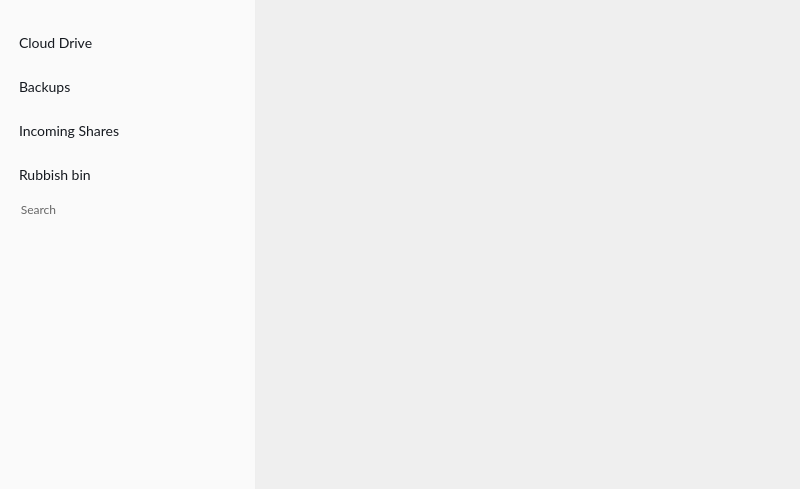
<?xml version="1.0" encoding="UTF-8"?>
<ui version="4.0">
 <class>NodeSelector</class>
 <widget class="QDialog" name="NodeSelector">
  <property name="windowModality">
   <enum>Qt::NonModal</enum>
  </property>
  <property name="geometry">
   <rect>
    <x>0</x>
    <y>0</y>
    <width>800</width>
    <height>489</height>
   </rect>
  </property>
  <property name="minimumSize">
   <size>
    <width>600</width>
    <height>300</height>
   </size>
  </property>
  <property name="windowTitle">
   <string>Select a MEGA folder</string>
  </property>
  <property name="autoFillBackground">
   <bool>false</bool>
  </property>
  <property name="styleSheet">
   <string notr="true">QGroupBox, QPushButton
{
background-color: transparent;
}

#cbAlwaysUploadToLocation
{
    spacing: 10px;
}

QWidget
{
font-size: 11px;
}

QScrollBar:horizontal {
height: 16px;
}

#TransferManager
{
    border-radius: 4px;
    border: 1px solid black;
}

*
{
    font-family: Lato;
}

#wLeftPaneNS
{
    background-color: #FAFAFA;
    border-right: 1px solid #EEEEEE;
}

#wRightPaneHeader, #sCurrentContent
{
    background-color: white;
}

#wStorage QFrame
{
    padding-right: 6px;
    padding-left: 6px;
}

#wSearchNS  QFrame
{
    padding-right: 6px;
    padding-left: 6px;
}

#wStorage QPushButton
{
    height: 34px;
}

#wSearchNS QPushButton
{
    height: 34px;
}

QGroupBox
{
    font-size: 12px;
    border: none;
}

QGroupBox::title
{
    font-family: Lato;
   color: #666666;
    padding-left: 10px;
}

#wStorage QPushButton
{
    font-size: 14px;
    color: #15191F;
    border: none;
    text-align: left;
    padding-right: 0px;
    padding-left: 0px;
    qProperty-iconSize: 24px;
}

#wSearchNS QPushButton
{
    font-size: 14px;
    color: #15191F;
    border: none;
    text-align: left;
    padding-left: -1px;
    padding-right: 0px;
    qProperty-iconSize: 24px;
}
 
#wLeftPaneNS QToolButton
{
  border: none;
}


</string>
  </property>
  <layout class="QHBoxLayout" name="horizontalLayout_15" stretch="0,1">
   <property name="spacing">
    <number>0</number>
   </property>
   <property name="leftMargin">
    <number>0</number>
   </property>
   <property name="topMargin">
    <number>0</number>
   </property>
   <property name="rightMargin">
    <number>0</number>
   </property>
   <property name="bottomMargin">
    <number>0</number>
   </property>
   <item>
    <widget class="QWidget" name="wLeftPaneNS" native="true">
     <property name="sizePolicy">
      <sizepolicy hsizetype="Fixed" vsizetype="Preferred">
       <horstretch>0</horstretch>
       <verstretch>0</verstretch>
      </sizepolicy>
     </property>
     <property name="minimumSize">
      <size>
       <width>256</width>
       <height>0</height>
      </size>
     </property>
     <property name="maximumSize">
      <size>
       <width>256</width>
       <height>16777215</height>
      </size>
     </property>
     <property name="styleSheet">
      <string notr="true">#wLeftPaneNS QFrame &gt; QLabel
{
    font-weight: bold;
    color: #999999;
    font-size: 10px;
	text-align: right;
    border-radius: 12px;
}

#wLeftPaneNS QFrame[itsOn=true] 
{
	border-radius: 4px;
    background: solid white;
}

#wLeftPaneNS QFrame[itsOn=true]  &gt; QLabel
{
    border: 1px solid #F5F5F5; 
    background-color: #FAFAFA;
    color: #333333;
}

#wLeftPaneNS QFrame[itsOn=false] 
{
	border-radius: none;
    background-color: transparent;
}

#wLeftPaneNS QFrame[itsOn=false]  &gt; QLabel
{
    border: 1px transparent #FAFAFA; 
    background: transparent;
}

#wLeftPaneNS QFrame
{
min-height:36px;
}

#wLeftPaneNS QPushbutton
{
min-height:36px;
}
</string>
     </property>
     <layout class="QVBoxLayout" name="verticalLayout">
      <property name="topMargin">
       <number>0</number>
      </property>
      <item>
       <widget class="QGroupBox" name="wStorage">
        <property name="title">
         <string/>
        </property>
        <layout class="QVBoxLayout" name="wSearchLayout_2">
         <property name="spacing">
          <number>8</number>
         </property>
         <property name="leftMargin">
          <number>4</number>
         </property>
         <property name="topMargin">
          <number>24</number>
         </property>
         <property name="rightMargin">
          <number>4</number>
         </property>
         <property name="bottomMargin">
          <number>4</number>
         </property>
         <item>
          <widget class="QFrame" name="fCloudDrive">
           <property name="minimumSize">
            <size>
             <width>0</width>
             <height>36</height>
            </size>
           </property>
           <property name="frameShape">
            <enum>QFrame::NoFrame</enum>
           </property>
           <property name="frameShadow">
            <enum>QFrame::Plain</enum>
           </property>
           <layout class="QHBoxLayout" name="horizontalLayout">
            <property name="leftMargin">
             <number>0</number>
            </property>
            <property name="topMargin">
             <number>0</number>
            </property>
            <property name="rightMargin">
             <number>0</number>
            </property>
            <property name="bottomMargin">
             <number>0</number>
            </property>
            <item>
             <widget class="QPushButton" name="bShowCloudDrive">
              <property name="sizePolicy">
               <sizepolicy hsizetype="Expanding" vsizetype="Fixed">
                <horstretch>0</horstretch>
                <verstretch>0</verstretch>
               </sizepolicy>
              </property>
              <property name="minimumSize">
               <size>
                <width>0</width>
                <height>36</height>
               </size>
              </property>
              <property name="maximumSize">
               <size>
                <width>16777215</width>
                <height>16777215</height>
               </size>
              </property>
              <property name="font">
               <font>
                <family>Lato</family>
                <pointsize>-1</pointsize>
                <bold>false</bold>
               </font>
              </property>
              <property name="cursor">
               <cursorShape>PointingHandCursor</cursorShape>
              </property>
              <property name="acceptDrops">
               <bool>true</bool>
              </property>
              <property name="text">
               <string>Cloud Drive</string>
              </property>
              <property name="icon">
               <iconset theme="cloud_ico" resource="../../../Resources_linux.qrc">
                <normaloff>:/images/node_selector/sidebar/cloud_ico_default.png</normaloff>:/images/node_selector/sidebar/cloud_ico_default.png</iconset>
              </property>
              <property name="checkable">
               <bool>true</bool>
              </property>
              <property name="autoExclusive">
               <bool>true</bool>
              </property>
              <property name="autoDefault">
               <bool>false</bool>
              </property>
              <property name="flat">
               <bool>false</bool>
              </property>
              <property name="default_icon" stdset="0">
               <string notr="true">qrc:/images/node_selector/sidebar/cloud_ico_default.png</string>
              </property>
              <property name="icon_spacing" stdset="0">
               <UInt>4</UInt>
              </property>
              <attribute name="buttonGroup">
               <string notr="true">buttonGroup</string>
              </attribute>
             </widget>
            </item>
           </layout>
          </widget>
         </item>
         <item>
          <widget class="QFrame" name="fBackups">
           <property name="minimumSize">
            <size>
             <width>0</width>
             <height>36</height>
            </size>
           </property>
           <property name="frameShape">
            <enum>QFrame::NoFrame</enum>
           </property>
           <property name="frameShadow">
            <enum>QFrame::Plain</enum>
           </property>
           <layout class="QHBoxLayout" name="horizontalLayout_2">
            <property name="leftMargin">
             <number>0</number>
            </property>
            <property name="topMargin">
             <number>0</number>
            </property>
            <property name="rightMargin">
             <number>0</number>
            </property>
            <property name="bottomMargin">
             <number>0</number>
            </property>
            <item>
             <widget class="QPushButton" name="bShowBackups">
              <property name="sizePolicy">
               <sizepolicy hsizetype="Expanding" vsizetype="Fixed">
                <horstretch>0</horstretch>
                <verstretch>0</verstretch>
               </sizepolicy>
              </property>
              <property name="minimumSize">
               <size>
                <width>0</width>
                <height>36</height>
               </size>
              </property>
              <property name="font">
               <font>
                <family>Lato</family>
                <pointsize>-1</pointsize>
                <bold>false</bold>
               </font>
              </property>
              <property name="cursor">
               <cursorShape>PointingHandCursor</cursorShape>
              </property>
              <property name="text">
               <string>Backups</string>
              </property>
              <property name="icon">
               <iconset theme="backups_ico" resource="../../../Resources_linux.qrc">
                <normaloff>:/images/node_selector/sidebar/backup_ico_default.png</normaloff>:/images/node_selector/sidebar/backup_ico_default.png</iconset>
              </property>
              <property name="checkable">
               <bool>true</bool>
              </property>
              <property name="autoExclusive">
               <bool>true</bool>
              </property>
              <property name="autoDefault">
               <bool>false</bool>
              </property>
              <property name="default_icon" stdset="0">
               <string notr="true">qrc:/images/node_selector/sidebar/backup_ico_default.png</string>
              </property>
              <property name="icon_spacing" stdset="0">
               <UInt>4</UInt>
              </property>
              <attribute name="buttonGroup">
               <string notr="true">buttonGroup</string>
              </attribute>
             </widget>
            </item>
           </layout>
          </widget>
         </item>
         <item>
          <widget class="QFrame" name="fIncomingShares">
           <property name="sizePolicy">
            <sizepolicy hsizetype="Preferred" vsizetype="Preferred">
             <horstretch>0</horstretch>
             <verstretch>0</verstretch>
            </sizepolicy>
           </property>
           <property name="minimumSize">
            <size>
             <width>0</width>
             <height>36</height>
            </size>
           </property>
           <property name="maximumSize">
            <size>
             <width>16777215</width>
             <height>16777215</height>
            </size>
           </property>
           <property name="frameShape">
            <enum>QFrame::NoFrame</enum>
           </property>
           <property name="frameShadow">
            <enum>QFrame::Plain</enum>
           </property>
           <layout class="QHBoxLayout" name="horizontalLayout_3">
            <property name="spacing">
             <number>3</number>
            </property>
            <property name="leftMargin">
             <number>0</number>
            </property>
            <property name="topMargin">
             <number>0</number>
            </property>
            <property name="rightMargin">
             <number>0</number>
            </property>
            <property name="bottomMargin">
             <number>0</number>
            </property>
            <item>
             <widget class="QPushButton" name="bShowIncomingShares">
              <property name="sizePolicy">
               <sizepolicy hsizetype="Expanding" vsizetype="Fixed">
                <horstretch>0</horstretch>
                <verstretch>0</verstretch>
               </sizepolicy>
              </property>
              <property name="minimumSize">
               <size>
                <width>0</width>
                <height>36</height>
               </size>
              </property>
              <property name="font">
               <font>
                <family>Lato</family>
                <pointsize>-1</pointsize>
                <bold>false</bold>
               </font>
              </property>
              <property name="cursor">
               <cursorShape>PointingHandCursor</cursorShape>
              </property>
              <property name="acceptDrops">
               <bool>true</bool>
              </property>
              <property name="text">
               <string>Incoming Shares</string>
              </property>
              <property name="icon">
               <iconset resource="../../../Resources_linux.qrc">
                <normaloff>:/images/node_selector/sidebar/folder-users_default.png</normaloff>:/images/node_selector/sidebar/folder-users_default.png</iconset>
              </property>
              <property name="checkable">
               <bool>true</bool>
              </property>
              <property name="autoExclusive">
               <bool>true</bool>
              </property>
              <property name="autoDefault">
               <bool>false</bool>
              </property>
              <property name="default_icon" stdset="0">
               <string notr="true">qrc:/images/node_selector/sidebar/folder-users_default.png</string>
              </property>
              <property name="icon_spacing" stdset="0">
               <UInt>4</UInt>
              </property>
              <attribute name="buttonGroup">
               <string notr="true">buttonGroup</string>
              </attribute>
             </widget>
            </item>
           </layout>
          </widget>
         </item>
         <item>
          <widget class="QFrame" name="fRubbish">
           <property name="sizePolicy">
            <sizepolicy hsizetype="Preferred" vsizetype="Preferred">
             <horstretch>0</horstretch>
             <verstretch>0</verstretch>
            </sizepolicy>
           </property>
           <layout class="QHBoxLayout" name="horizontalLayout_4">
            <property name="spacing">
             <number>3</number>
            </property>
            <property name="leftMargin">
             <number>0</number>
            </property>
            <property name="topMargin">
             <number>0</number>
            </property>
            <property name="rightMargin">
             <number>0</number>
            </property>
            <property name="bottomMargin">
             <number>0</number>
            </property>
            <item>
             <widget class="QPushButton" name="bRubbish">
              <property name="sizePolicy">
               <sizepolicy hsizetype="MinimumExpanding" vsizetype="Fixed">
                <horstretch>0</horstretch>
                <verstretch>0</verstretch>
               </sizepolicy>
              </property>
              <property name="minimumSize">
               <size>
                <width>0</width>
                <height>36</height>
               </size>
              </property>
              <property name="cursor">
               <cursorShape>PointingHandCursor</cursorShape>
              </property>
              <property name="acceptDrops">
               <bool>true</bool>
              </property>
              <property name="text">
               <string notr="true">Rubbish bin</string>
              </property>
              <property name="icon">
               <iconset resource="../../../Resources_linux.qrc">
                <normaloff>:/images/node_selector/sidebar/rubbish_default.png</normaloff>:/images/node_selector/sidebar/rubbish_default.png</iconset>
              </property>
              <property name="checkable">
               <bool>true</bool>
              </property>
              <property name="autoExclusive">
               <bool>true</bool>
              </property>
              <property name="autoDefault">
               <bool>false</bool>
              </property>
              <property name="default_icon" stdset="0">
               <string notr="true">qrc:/images/node_selector/sidebar/rubbish_default.png</string>
              </property>
              <property name="icon_spacing" stdset="0">
               <UInt>4</UInt>
              </property>
              <attribute name="buttonGroup">
               <string notr="true">buttonGroup</string>
              </attribute>
             </widget>
            </item>
           </layout>
          </widget>
         </item>
        </layout>
       </widget>
      </item>
      <item>
       <widget class="QGroupBox" name="wSearchNS">
        <property name="title">
         <string>Search</string>
        </property>
        <layout class="QVBoxLayout" name="wSearchLayout">
         <property name="spacing">
          <number>0</number>
         </property>
         <property name="leftMargin">
          <number>4</number>
         </property>
         <property name="topMargin">
          <number>24</number>
         </property>
         <property name="rightMargin">
          <number>4</number>
         </property>
         <property name="bottomMargin">
          <number>4</number>
         </property>
         <item alignment="Qt::AlignBottom">
          <widget class="QFrame" name="fSearchStringNS">
           <property name="focusPolicy">
            <enum>Qt::StrongFocus</enum>
           </property>
           <property name="frameShape">
            <enum>QFrame::NoFrame</enum>
           </property>
           <property name="frameShadow">
            <enum>QFrame::Plain</enum>
           </property>
           <layout class="QHBoxLayout" name="horizontalLayout_14">
            <property name="spacing">
             <number>0</number>
            </property>
            <property name="leftMargin">
             <number>0</number>
            </property>
            <property name="topMargin">
             <number>0</number>
            </property>
            <property name="rightMargin">
             <number>0</number>
            </property>
            <property name="bottomMargin">
             <number>0</number>
            </property>
            <item>
             <widget class="QPushButton" name="bSearchNS">
              <property name="sizePolicy">
               <sizepolicy hsizetype="Expanding" vsizetype="Fixed">
                <horstretch>0</horstretch>
                <verstretch>0</verstretch>
               </sizepolicy>
              </property>
              <property name="cursor">
               <cursorShape>PointingHandCursor</cursorShape>
              </property>
              <property name="text">
               <string notr="true"/>
              </property>
              <property name="icon">
               <iconset resource="../../../Resources_linux.qrc">
                <normaloff>:/images/node_selector/sidebar/search_default.png</normaloff>:/images/node_selector/sidebar/search_default.png</iconset>
              </property>
              <property name="checkable">
               <bool>true</bool>
              </property>
              <property name="autoDefault">
               <bool>false</bool>
              </property>
              <property name="default_icon" stdset="0">
               <string notr="true">qrc:/images/node_selector/sidebar/search_default.png</string>
              </property>
              <attribute name="buttonGroup">
               <string notr="true">buttonGroup</string>
              </attribute>
             </widget>
            </item>
            <item>
             <widget class="QToolButton" name="tClearSearchResultNS">
              <property name="cursor">
               <cursorShape>PointingHandCursor</cursorShape>
              </property>
              <property name="styleSheet">
               <string notr="true">*
{
padding-top:1px;
padding-right:1px;
}</string>
              </property>
              <property name="text">
               <string/>
              </property>
              <property name="icon">
               <iconset resource="../../../Resources_linux.qrc">
                <normaloff>:/images/transfer_manager/sidebar/delete_search_result_default.png</normaloff>:/images/transfer_manager/sidebar/delete_search_result_default.png</iconset>
              </property>
              <property name="iconSize">
               <size>
                <width>16</width>
                <height>16</height>
               </size>
              </property>
              <property name="default_icon" stdset="0">
               <string notr="true">qrc:/images/transfer_manager/sidebar/delete_search_result_default.png</string>
              </property>
             </widget>
            </item>
           </layout>
          </widget>
         </item>
        </layout>
       </widget>
      </item>
      <item>
       <spacer name="verticalSpacer">
        <property name="orientation">
         <enum>Qt::Vertical</enum>
        </property>
        <property name="sizeHint" stdset="0">
         <size>
          <width>20</width>
          <height>40</height>
         </size>
        </property>
       </spacer>
      </item>
     </layout>
    </widget>
   </item>
   <item>
    <widget class="QStackedWidget" name="stackedWidget">
     <property name="minimumSize">
      <size>
       <width>0</width>
       <height>0</height>
      </size>
     </property>
     <property name="currentIndex">
      <number>-1</number>
     </property>
    </widget>
   </item>
  </layout>
 </widget>
 <resources>
  <include location="../../../Resources_linux.qrc"/>
 </resources>
 <connections/>
 <buttongroups>
  <buttongroup name="buttonGroup"/>
 </buttongroups>
</ui>
